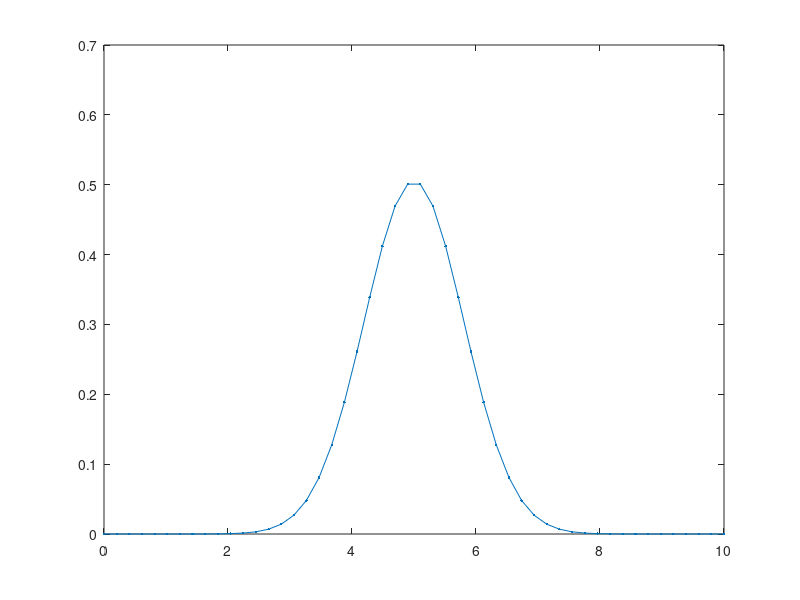

Reproduce this figure in MATLAB.
% truncated examples
clear all
close all
clc
x = linspace(0,10,50);
mu = 5;
sig =0.8
a = 3;
b = 7;
c = (mu-b)/sig
d = (mu-a)/sig

Tpdf = normpdf(x,mu,sig)./(normcdf(d,0,1) - normcdf(c,0,1));
trapz(x,Tpdf)
figure(1)
plot(x,Tpdf,'.-')
